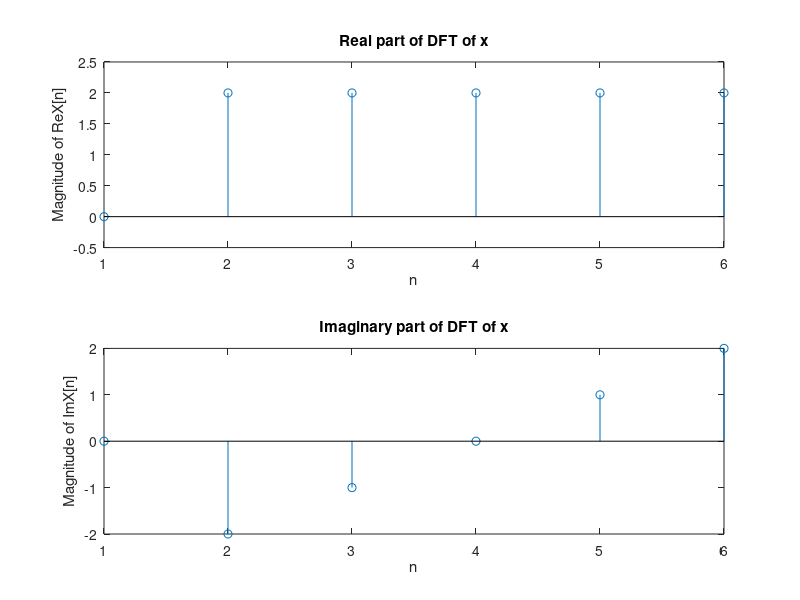
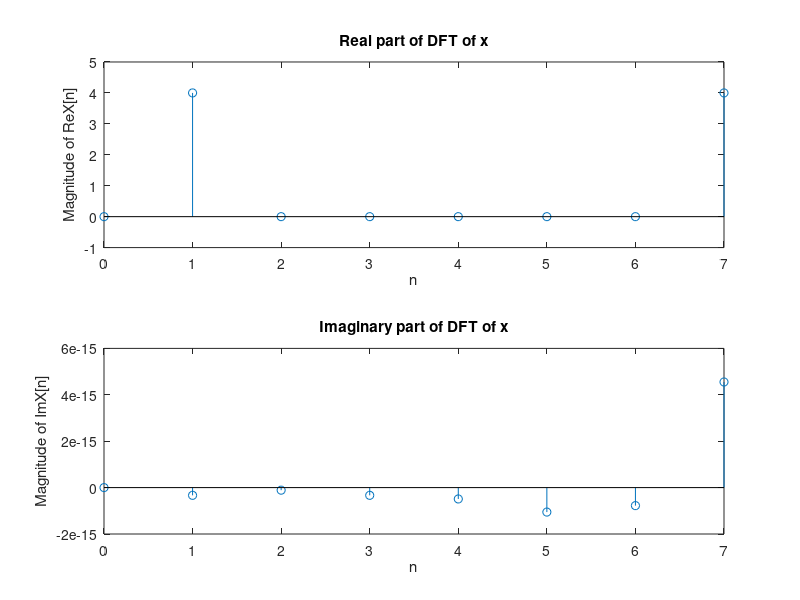
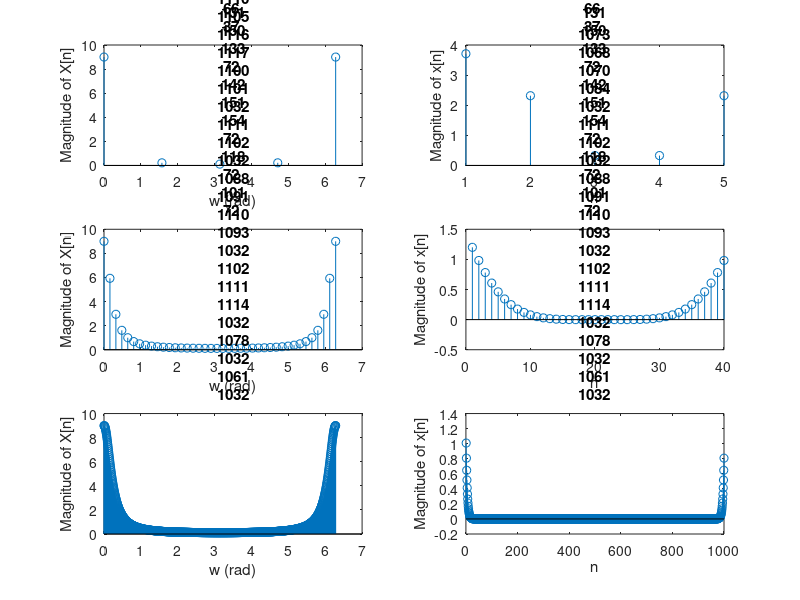

MATLAB code for these plots, in order: (Note: this script raises an error after producing the figures.)
clear all;

function output = dft(seq, inverse)
    N = length(seq);
    output = zeros(1, N);
    n = 0:N - 1;

    for k = 1:N

        e = exp(-1j * 2 * pi * (k - 1) * n / N);

        if inverse
            e = 1 ./ e;
        end

        output(k) = sum(seq .* e);

    end

    if inverse
        output = output / N;
    end

end

disp("1. Test")
x1 = [-2, 2, 1, 3, 0, 0, 0];
x2 = [5, 3, -1, 0, 0, 0, 0];

X1 = dft(x1, false);
X2 = dft(x2, false);
dft(X1 .* X2, true)

disp("1c.")
x = [0, 4, 3, 2, 1, 0];
X = dft(x, false)
real_X = dft(real(X), true)
imag_X = dft(imag(X), true)

% Plot the real and imaginary parts of the DFT of x on stem plots.
figure
subplot(2, 1, 1)
stem(real_X)
title("Real part of DFT of x")
xlabel("n")
ylabel("Magnitude of Re{X[n]}")
subplot(2, 1, 2)
stem(imag_X * -1j)
title("Imaginary part of DFT of x")
xlabel("n")
ylabel("Magnitude of Im{X[n]}")

disp("1d.")
x = 0:7;
X = dft(cos(pi / 4 * x), false)

% Plot the real and imaginary parts of the DFT of x on stem plots.
figure
subplot(2, 1, 1)
stem(x, real(X))
title("Real part of DFT of x")
xlabel("n")
ylabel("Magnitude of Re{X[n]}")
subplot(2, 1, 2)
stem(x, imag(X))
title("Imaginary part of DFT of x")
xlabel("n")
ylabel("Magnitude of Im{X[n]}")

disp("3.")

function X = calculateX(N)
    a = 0.8;
    w = 0:2 * pi / (N - 1):2 * pi;

    for i = 1:length(w)
        X(i) = (1 - a ^ 2) / (1 - 2 * a * cos(w(i)) + a ^ 2);
    end

end

figure
N = 5;
subplot(3, 2, 1)
X = calculateX(N);
stem(0:2 * pi / (N - 1):2 * pi, X)
title("Magnitude of X[n] for N = " + N)
xlabel("w (rad)")
ylabel("Magnitude of X[n]")
x = dft(X, true);

subplot(3, 2, 2)
stem(x)
title("IDFT of X[n] for N = " + N)
xlabel("n")
ylabel("Magnitude of x[n]")

N = 40;
subplot(3, 2, 3)
X = calculateX(N);
stem(0:2 * pi / (N - 1):2 * pi, X)
title("Magnitude of X[n] for N = " + N)
xlabel("w (rad)")
ylabel("Magnitude of X[n]")
x = dft(X, true);

subplot(3, 2, 4)
stem(x)
title("IDFT of X[n] for N = " + N)
xlabel("n")
ylabel("Magnitude of x[n]")

N = 1000;
subplot(3, 2, 5)
X = calculateX(N);
stem(0:2 * pi / (N - 1):2 * pi, X)
title("Magnitude of X[n] for N = " + N)
xlabel("w (rad)")
ylabel("Magnitude of X[n]")
x = dft(X, true);

subplot(3, 2, 6)
stem(x)
title("IDFT of X[n] for N = " + N)
xlabel("n")
ylabel("Magnitude of x[n]")

disp("4c.")

function RMS = calculateRMS(precision)
    x = 1:64;
    X = dft(x, false);

    % Reduce the precision of the DFT
    X = round(X, precision);
    transX = dft(X, true);

    % Calculate the RMS error between the original and transformed signals
    RMS = sqrt(sum((x - real(transX)) .^ 2) / length(x));
end

digits = 1:16;
RMS = zeros(1, length(digits));

for i = 1:length(digits)
    RMS(i) = calculateRMS(digits(i));
end

figure
semilogy(digits, RMS)
title("RMS error vs. precision")
xlabel("Precision (decimal places)")
ylabel("RMS error")
